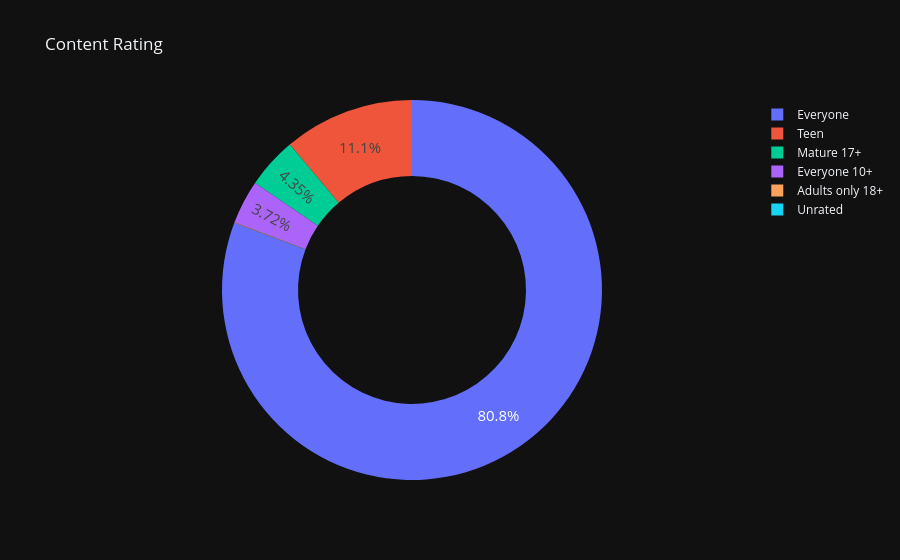

Source (notebook cell):
### Code cell
# Create donut chart
fig = px.pie(labels=ratings.index,
values=ratings.values,
title="Content Rating",
names=ratings.index,
hole=0.6,
)
fig.update_traces(textposition='inside', textfont_size=15, textinfo='percent')
 
fig.show()

### Figure 1 — Plotly figure (JSON) as saved in the notebook; plotly's stock layout.template omitted (floating-point values rounded to 4 significant figures)
{"data": [{"domain": {"x": [0.0, 1.0], "y": [0.0, 1.0]}, "hole": 0.6, "hovertemplate": "label=%{label}<br>value=%{value}<extra></extra>", "labels": ["Everyone", "Teen", "Mature 17+", "Everyone 10+", "Adults only 18+", "Unrated"], "legendgroup": "", "name": "", "showlegend": true, "values": [6621, 912, 357, 305, 3, 1], "type": "pie", "textfont": {"size": 15}, "textinfo": "percent", "textposition": "inside"}], "layout": {"legend": {"tracegroupgap": 0}, "title": {"text": "Content Rating"}}}
